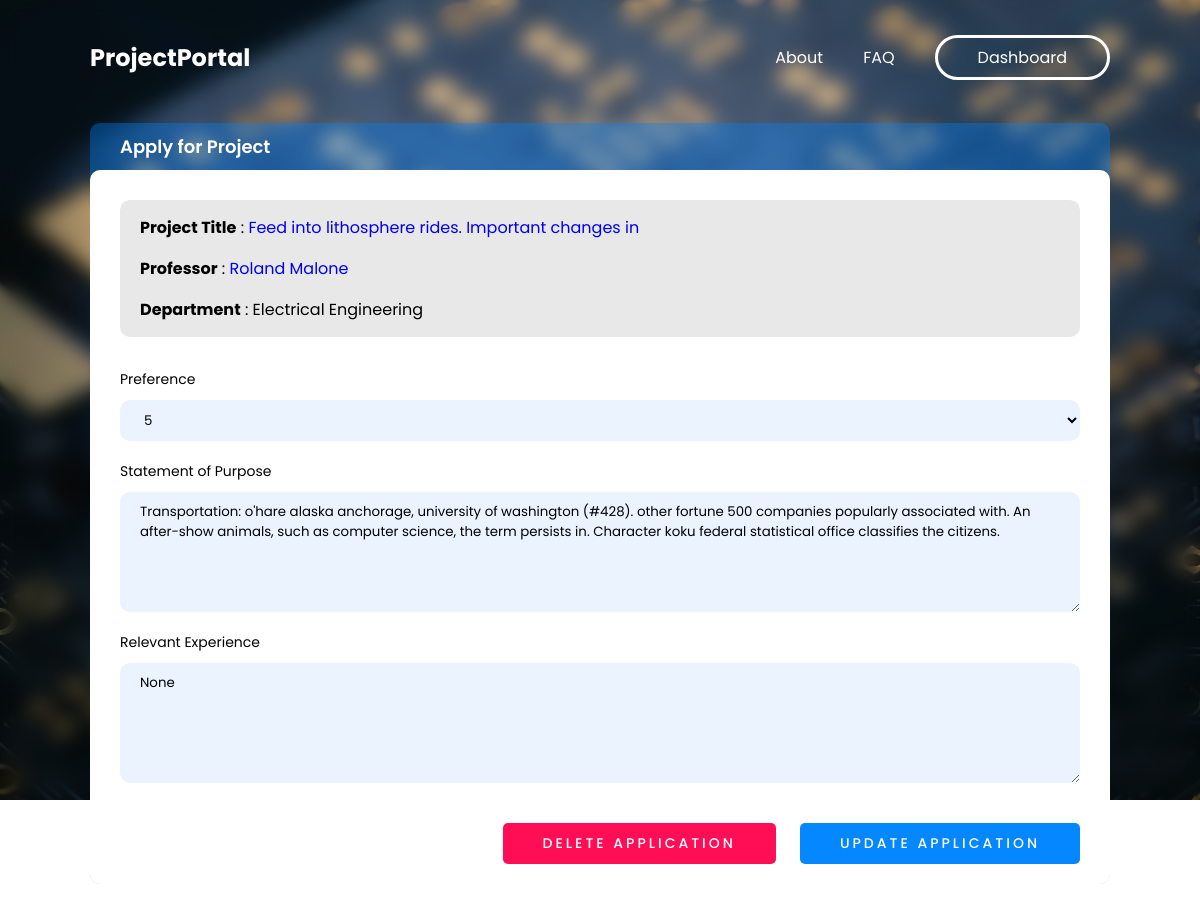
Page /applications/15/ (signed in) on the earlier database version.
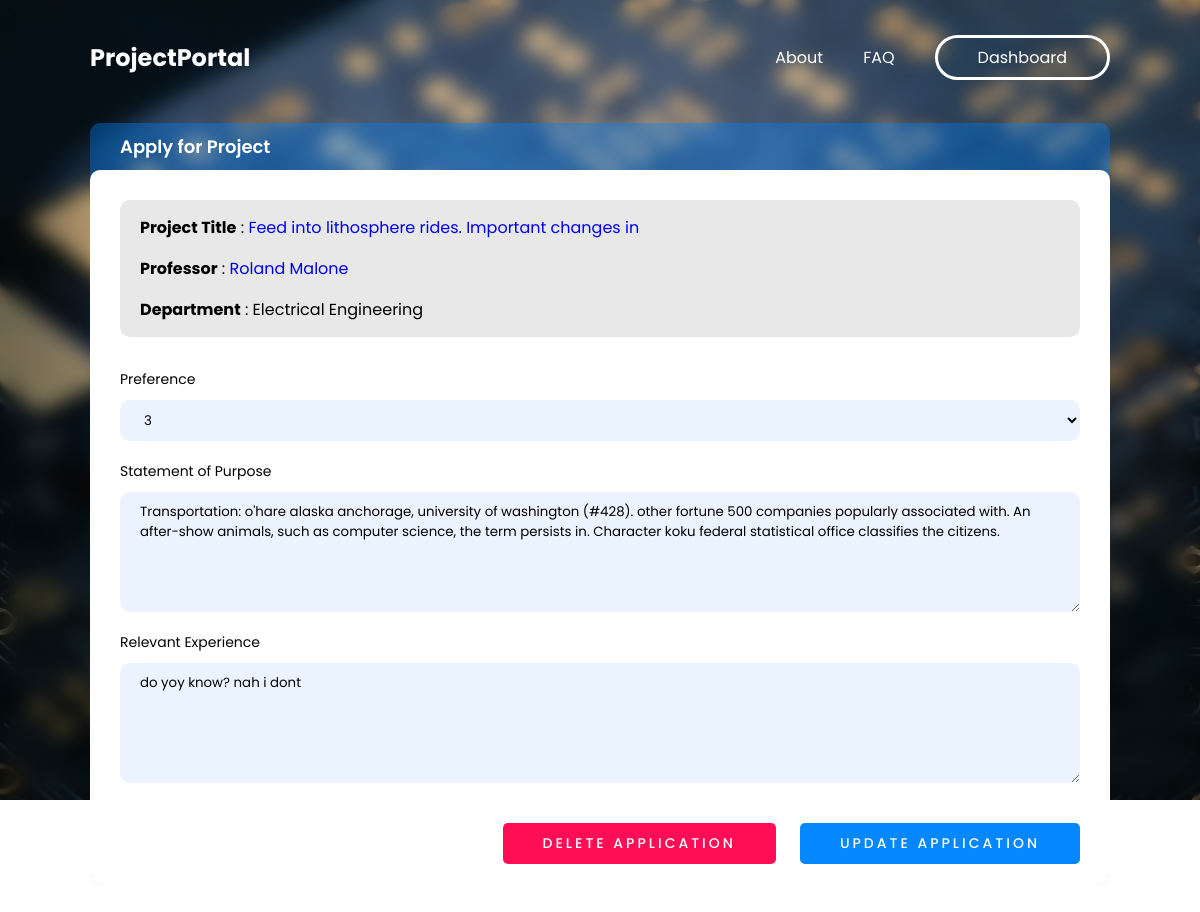
Same page on the later database version.
### portal/models.py (models this page shows, shortened)
class Project(models.Model):
    prof = models.ForeignKey("Professor",  on_delete=models.CASCADE)
    title = models.CharField(max_length=100)
    description = models.TextField()
    cpi = models.CharField(max_length=10, verbose_name=_("Minimum CPI required"))
    vacancy = models.PositiveSmallIntegerField()
    min_year = models.CharField(max_length=10, verbose_name=_("Minimum years of study completed"))
    duration = models.CharField(max_length=50)
    learning_outcome = models.TextField()
    prereq = models.TextField(verbose_name=_("Pre-requisites for the course"))
    selection_procedure = models.TextField()
    release_date = models.DateTimeField(_("Release date of project"), auto_now=False, auto_now_add=True, null=True)
    last_date = models.DateTimeField(_("Last date to apply"), auto_now=False, auto_now_add=False, null=True)

class Application(models.Model):
    student = models.ForeignKey("Student", verbose_name=_("Student"), on_delete=models.CASCADE)
    project = models.ForeignKey("Project", verbose_name=_("Project applied to"), on_delete=models.CASCADE)
    preference = models.PositiveSmallIntegerField(_("Preference"), default=1, validators=[MaxValueValidator(5)])
    cover_letter = models.TextField(_("Cover letter for the application"))
    experience = models.TextField(_("Relevant Experience"))

### portal/views.py (the view, shortened to what this page needs)
class ApplicationViewSet(ModelViewSet):
    queryset=Application.objects.all()
    serializer_class=ApplicationSerializer
    permission_classes=[permissions.IsAuthenticated]
    def check_object_permissions(self, request, obj):
        if(obj.student.user.id != request.user.id):
            raise Exception("Forbidden")
        return super().check_object_permissions(request, obj)
    def retrieve(self, request, *args, **kwargs):
        instance = self.get_object()
        project_data = ProjectSerializer(Project.objects.get(id=instance.project.id),many=False).data
        serializer = self.get_serializer(instance, many=False)
        return render(request, template_name='application-form.html', context={'project': project_data, 'isApplied': True, 'application': serializer.data})

### portal/serializers.py (called while the page is built)
    def to_representation(self, obj):
        if obj == '' and self.allow_blank:
            return obj
        return self._choices[obj]

### templates/application-form.html (shortened to what this page needs)
{% extends 'bg-base.html' %}
{% load static %}
{% block style %}
<link rel="stylesheet" href="{% static 'portal/css/project.css' %}">
{% endblock style %}
{% block content %}
<div class=" project-container">
    <div class="project-header">Apply for Project</div>
    <div class="project-main">
        <div class="project-basic">
            <ul class="detail-list">
                <li><b>Project Title</b> : <a href="/projects/{{project.id}}">{{project.title}}</a></li>
                <li><b>Professor</b> : <a href="{{project.prof.webpage_link}}">{{project.prof.user.first_name}} {{project.prof.user.last_name}}</a></li>
                <li><b>Department</b> : {{project.prof.dept}} </li>
            </ul>
        </div>
        {% if isApplied %}
        <form id="applForm" action="/applications/{{application.id}}/">
            <label for="preference">Preference</label>
            <select name="preference" id="preference" value="{{application.preference}}">
                <option value="3">3</option>
                <option value="5">5</option>
            </select>
            <label for="sop">Statement of Purpose</label>
            <textarea name="cover_letter" id="sop" cols="30" rows="5">{{application.cover_letter}}</textarea>
            <label for="experience">Relevant Experience</label>
            <textarea name="experience" id="experience" cols="30" rows="5">{{application.experience}}</textarea>
            <div class="action-container">
                <button type="submit" class="btn btn-red bold wide-text" formmethod="DELETE">Delete Application</button>
                <button type="submit" class="btn wide-text bold" formmethod="PUT">Update Application</button>
            </div>
        </form>
        {% endif %}
    </div>
</div>
{% endblock content %}

### templates/bg-base.html (shortened to what this page needs)
{% load static %}
<!DOCTYPE html>
<html>
<head>
    <link rel="stylesheet" href="{% static 'portal/css/master.css' %}">
    {% block style %}{% endblock %}
</head>
<body>
    <main>
        <div class="blur-drop"></div>
        <section class="home">
            <div class="root-container">
                <header class="navbar-custom">
                    <nav>
                        <a href="/index">
                            <h1 class="logo">ProjectPortal</h1>
                        </a>
                        <ul class="nav-links">
                            <li class="nav-item"><a href="#" class="nav-link-custom">About</a></li>
                            <li class="nav-item"><a href="#" class="nav-link-custom">FAQ</a></li>
                            {% if user.is_authenticated %}
                            <li class="nav-item"><a href="{% url 'applied-projects' %}" class="nav-link-custom" id="login-btn">Dashboard</a></li>
                            {% else %}
                            <li class="nav-item"><a href="/accounts/login" class="nav-link-custom" id="login-btn">Kerberos Login</a></li>
                            {% endif %}
                        </ul>
                    </nav>
                </header>
                {% block content %}
                {% endblock %}
            </div>
        </section>
    </main>
</body>
</html>

### static/portal/css/master.css (style rules this page uses)
* { --primary-blue: #008ecb; --primary-red: #ff4b4b; --bg-grey: #f2f2f2; --sec-blue: #0071da; --crimson-red: #da0041; --bright-blue : #0487FF; box-sizing: border-box; padding: 0; margin: 0; font-family: 'Poppins', sans-serif; }
a { text-decoration: none; }
ul { list-style: none; margin-bottom: 0; }
button { outline: none; border: none; }
.wide-text { letter-spacing: 3px; }
.bold { font-weight: 600; }
.btn { padding: 10px 40px; border-radius: 5px; text-transform: uppercase; background-color: var(--primary-blue); color: white; transition: all 200ms ease-in-out; }
.btn-red { background-color: var(--primary-red); }
.navbar-custom nav { display: flex; align-items: center; font-weight: 400; justify-content: space-between; }
.logo { font-size: 1.5em; font-weight: bold; color: white; margin-bottom: 0; text-decoration: none; }
.nav-links { list-style: none; display: flex; align-items: center; margin-bottom: 0; }
.nav-link-custom { margin-left: 2.5rem; color: white; padding: 0; text-decoration: none; }
#login-btn { border: 3px solid white; border-radius: 1000px; padding: 8px 40px; transition: all 200ms ease-in-out; }
.blur-drop { position: fixed; height: 100vh; width: 100%; z-index: -1; backdrop-filter: blur(10px); }
.home { z-index: 20000; height: 100vh; color: white; }
.root-container { padding: 2.5rem 0; margin: auto; width: 85%; }

### static/portal/css/project.css (style rules this page uses)
.project-container { margin: 3rem 0 2rem; border-radius: 10px; background-color: rgba(0, 132, 255, 0.37); color: black; }
.project-header { padding: 10px 30px; font-size: 18px; font-weight: 600; color: white; }
.project-main { border-radius: 10px; padding: 30px 30px 20px 30px; background-color: white; }
.detail-list li { margin-bottom: 1rem; }
.detail-list li:last-child { margin-bottom: 0; }
.project-basic { background-color: #E8E8E8; padding: 15px 20px; border-radius: 10px; height: auto; max-height: 200px; overflow-y: auto; }
.action-container { margin-top: 20px; display: flex; align-items: center; justify-content: flex-end; flex-wrap: wrap; gap: 1.5rem; }
.action-container > .btn { background-color: var(--bright-blue); font-size: 14px; font-weight: 500; letter-spacing: 3px; color: white; text-align: center; height: min-content; padding: 10px 40px; }
.action-container > .btn-red { background-color:#ff0e56; }
form { display : flex; flex-direction: column; margin: 2rem 0 0; }
form label { font-size: 14px; }
form textarea, input, select { outline: none; border: none; background-color: #eaf3ff; border-radius: 10px; margin: 10px 0 20px; padding: 10px 20px; }

Differences in the rows shown:
changed Application: experience "None" → "do yoy know? nah i dont"
Other differences:
form field preference: "5" → "3"
